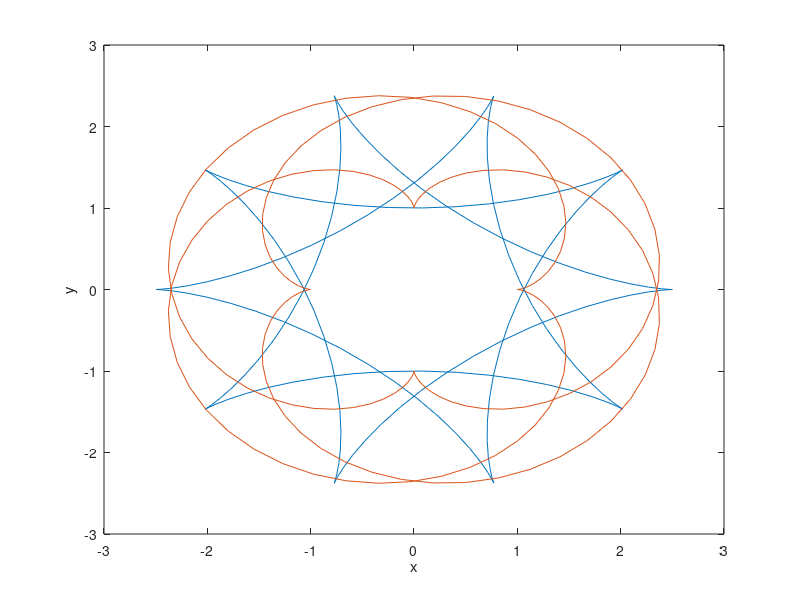

MATLAB code for this plot:
d=7/4;a=1;
x = @(t, b) d*cos(b*t)-a*b*cos(d*t);
y = @(t, b) d*sin(b*t)-a*b*sin(d*t);

t = linspace(0, 8*pi, 200);
plot(x(t, -3/4),y(t, -3/4), x(t, 3/4), y(t, 3/4));

xlabel('x')
ylabel('y')
